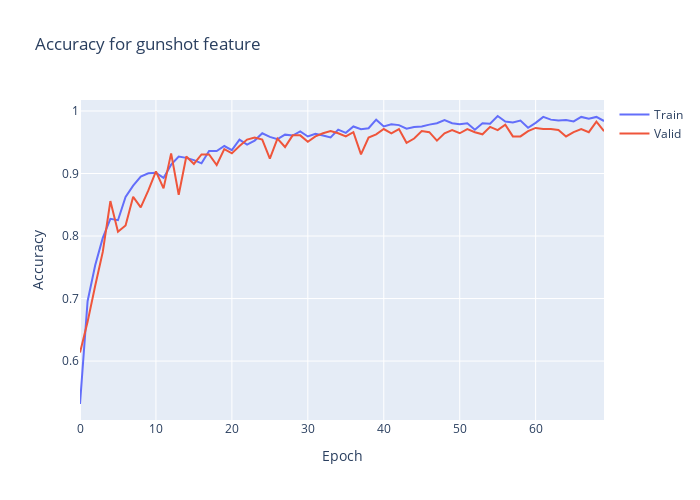

This figure's notebook cell:
### Code cell
import plotly.graph_objects as go
plt.clf()
fig = go.Figure()
fig.add_trace(go.Scatter(
                    y=history.history['gunshot_output_accuracy'],
                    name='Train'))
fig.add_trace(go.Scatter(
                    y=history.history['val_gunshot_output_accuracy'],
                    name='Valid'))
fig.update_layout(height=500, 
                  width=700,
                  title='Accuracy for gunshot feature',
                  xaxis_title='Epoch',
                  yaxis_title='Accuracy')
fig.show()
